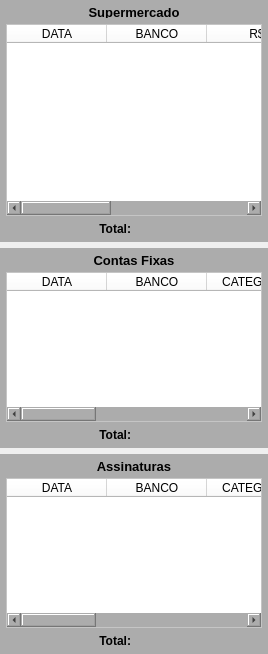
        <widget class="QWidget" name="widget_30" native="true">
         <layout class="QVBoxLayout" name="verticalLayout_14">
          <property name="spacing">
           <number>6</number>
          </property>
          <property name="leftMargin">
           <number>0</number>
          </property>
          <property name="topMargin">
           <number>0</number>
          </property>
          <property name="rightMargin">
           <number>0</number>
          </property>
          <property name="bottomMargin">
           <number>0</number>
          </property>
          <item>
           <widget class="QWidget" name="widget_16" native="true">
            <property name="minimumSize">
             <size>
              <width>0</width>
              <height>0</height>
             </size>
            </property>
            <property name="maximumSize">
             <size>
              <width>16777215</width>
              <height>16777215</height>
             </size>
            </property>
            <property name="styleSheet">
             <string notr="true">background-color: rgb(172, 172, 172);</string>
            </property>
            <layout class="QVBoxLayout" name="verticalLayout_13">
             <property name="spacing">
              <number>6</number>
             </property>
             <property name="leftMargin">
              <number>6</number>
             </property>
             <property name="topMargin">
              <number>6</number>
             </property>
             <property name="rightMargin">
              <number>6</number>
             </property>
             <property name="bottomMargin">
              <number>6</number>
             </property>
             <item>
              <widget class="QLabel" name="label_19">
               <property name="minimumSize">
                <size>
                 <width>0</width>
                 <height>12</height>
                </size>
               </property>
               <property name="maximumSize">
                <size>
                 <width>16777215</width>
                 <height>12</height>
                </size>
               </property>
               <property name="font">
                <font>
                 <pointsize>10</pointsize>
                 <weight>75</weight>
                 <bold>true</bold>
                </font>
               </property>
               <property name="text">
                <string>Supermercado</string>
               </property>
               <property name="alignment">
                <set>Qt::AlignCenter</set>
               </property>
              </widget>
             </item>
             <item>
              <widget class="QTableWidget" name="table_Supermercado">
               <property name="sizePolicy">
                <sizepolicy hsizetype="Preferred" vsizetype="Preferred">
                 <horstretch>0</horstretch>
                 <verstretch>0</verstretch>
                </sizepolicy>
               </property>
               <property name="styleSheet">
                <string notr="true">background-color: rgb(255, 255, 255);</string>
               </property>
               <column>
                <property name="text">
                 <string>DATA</string>
                </property>
               </column>
               <column>
                <property name="text">
                 <string>BANCO</string>
                </property>
               </column>
               <column>
                <property name="text">
                 <string>R$</string>
                </property>
               </column>
               <column>
                <property name="text">
                 <string>ESTABEL.</string>
                </property>
               </column>
               <column>
                <property name="text">
                 <string>OBS</string>
                </property>
               </column>
              </widget>
             </item>
             <item>
              <widget class="QWidget" name="widget_27" native="true">
               <property name="maximumSize">
                <size>
                 <width>16777215</width>
                 <height>18</height>
                </size>
               </property>
               <layout class="QHBoxLayout" name="horizontalLayout_15">
                <property name="leftMargin">
                 <number>0</number>
                </property>
                <property name="topMargin">
                 <number>0</number>
                </property>
                <property name="rightMargin">
                 <number>0</number>
                </property>
                <property name="bottomMargin">
                 <number>0</number>
                </property>
                <item>
                 <widget class="QLabel" name="label_23">
                  <property name="font">
                   <font>
                    <weight>75</weight>
                    <bold>true</bold>
                   </font>
                  </property>
                  <property name="text">
                   <string>Total:</string>
                  </property>
                  <property name="alignment">
                   <set>Qt::AlignRight|Qt::AlignTrailing|Qt::AlignVCenter</set>
                  </property>
                 </widget>
                </item>
                <item>
                 <widget class="QLabel" name="label_Mercado">
                  <property name="font">
                   <font>
                    <weight>75</weight>
                    <bold>true</bold>
                   </font>
                  </property>
                  <property name="text">
                   <string/>
                  </property>
                 </widget>
                </item>
               </layout>
              </widget>
             </item>
            </layout>
           </widget>
          </item>
          <item>
           <widget class="QWidget" name="widget_7" native="true">
            <property name="minimumSize">
             <size>
              <width>0</width>
              <height>0</height>
             </size>
            </property>
            <property name="maximumSize">
             <size>
              <width>16777215</width>
              <height>200</height>
             </size>
            </property>
            <property name="styleSheet">
             <string notr="true">background-color: rgb(172, 172, 172);</string>
            </property>
            <layout class="QVBoxLayout" name="verticalLayout_7">
             <property name="spacing">
              <number>6</number>
             </property>
             <property name="leftMargin">
              <number>6</number>
             </property>
             <property name="topMargin">
              <number>6</number>
             </property>
             <property name="rightMargin">
              <number>6</number>
             </property>
             <property name="bottomMargin">
              <number>6</number>
             </property>
             <item>
              <widget class="QLabel" name="label_5">
               <property name="minimumSize">
                <size>
                 <width>0</width>
                 <height>12</height>
                </size>
               </property>
               <property name="maximumSize">
                <size>
                 <width>16777215</width>
                 <height>12</height>
                </size>
               </property>
               <property name="font">
                <font>
                 <pointsize>10</pointsize>
                 <weight>75</weight>
                 <bold>true</bold>
                </font>
               </property>
               <property name="text">
                <string>Contas Fixas</string>
               </property>
               <property name="alignment">
                <set>Qt::AlignCenter</set>
               </property>
              </widget>
             </item>
             <item>
              <widget class="QTableWidget" name="table_ContaFixa">
               <property name="sizePolicy">
                <sizepolicy hsizetype="Preferred" vsizetype="Preferred">
                 <horstretch>0</horstretch>
                 <verstretch>0</verstretch>
                </sizepolicy>
               </property>
               <property name="font">
                <font>
                 <pointsize>8</pointsize>
                </font>
               </property>
               <property name="styleSheet">
                <string notr="true">background-color: rgb(255, 255, 255);</string>
               </property>
               <column>
                <property name="text">
                 <string>DATA</string>
                </property>
               </column>
               <column>
                <property name="text">
                 <string>BANCO</string>
                </property>
               </column>
               <column>
                <property name="text">
                 <string>CATEGORIA</string>
                </property>
               </column>
               <column>
                <property name="text">
                 <string>R$</string>
                </property>
               </column>
               <column>
                <property name="text">
                 <string>ESTABEL.</string>
                </property>
               </column>
               <column>
                <property name="text">
                 <string>OBS</string>
                </property>
               </column>
              </widget>
             </item>
             <item>
              <widget class="QWidget" name="widget_20" native="true">
               <property name="maximumSize">
                <size>
                 <width>16777215</width>
                 <height>18</height>
                </size>
               </property>
               <layout class="QHBoxLayout" name="horizontalLayout_8">
                <property name="leftMargin">
                 <number>0</number>
                </property>
                <property name="topMargin">
                 <number>0</number>
                </property>
                <property name="rightMargin">
                 <number>0</number>
                </property>
                <property name="bottomMargin">
                 <number>0</number>
                </property>
                <item>
                 <widget class="QLabel" name="label_4">
                  <property name="font">
                   <font>
                    <weight>75</weight>
                    <bold>true</bold>
                   </font>
                  </property>
                  <property name="text">
                   <string>Total:</string>
                  </property>
                  <property name="alignment">
                   <set>Qt::AlignRight|Qt::AlignTrailing|Qt::AlignVCenter</set>
                  </property>
                 </widget>
                </item>
                <item>
                 <widget class="QLabel" name="label_Fixa">
                  <property name="font">
                   <font>
                    <weight>75</weight>
                    <bold>true</bold>
                   </font>
                  </property>
                  <property name="text">
                   <string/>
                  </property>
                 </widget>
                </item>
               </layout>
              </widget>
             </item>
            </layout>
           </widget>
          </item>
          <item>
           <widget class="QWidget" name="widget_9" native="true">
            <property name="maximumSize">
             <size>
              <width>16777215</width>
              <height>200</height>
             </size>
            </property>
            <property name="styleSheet">
             <string notr="true">background-color: rgb(172, 172, 172);</string>
            </property>
            <layout class="QVBoxLayout" name="verticalLayout_6">
             <property name="spacing">
              <number>6</number>
             </property>
             <property name="leftMargin">
              <number>6</number>
             </property>
             <property name="topMargin">
              <number>6</number>
             </property>
             <property name="rightMargin">
              <number>6</number>
             </property>
             <property name="bottomMargin">
              <number>6</number>
             </property>
             <item>
              <widget class="QLabel" name="label_9">
               <property name="minimumSize">
                <size>
                 <width>0</width>
                 <height>12</height>
                </size>
               </property>
               <property name="maximumSize">
                <size>
                 <width>16777215</width>
                 <height>12</height>
                </size>
               </property>
               <property name="font">
                <font>
                 <pointsize>10</pointsize>
                 <weight>75</weight>
                 <bold>true</bold>
                </font>
               </property>
               <property name="text">
                <string>Assinaturas</string>
               </property>
               <property name="alignment">
                <set>Qt::AlignCenter</set>
               </property>
              </widget>
             </item>
             <item>
              <widget class="QTableWidget" name="table_Assinatura">
               <property name="sizePolicy">
                <sizepolicy hsizetype="Preferred" vsizetype="Preferred">
                 <horstretch>0</horstretch>
                 <verstretch>0</verstretch>
                </sizepolicy>
               </property>
               <property name="styleSheet">
                <string notr="true">background-color: rgb(255, 255, 255);</string>
               </property>
               <column>
                <property name="text">
                 <string>DATA</string>
                </property>
               </column>
               <column>
                <property name="text">
                 <string>BANCO</string>
                </property>
               </column>
               <column>
                <property name="text">
                 <string>CATEGORIA</string>
                </property>
               </column>
               <column>
                <property name="text">
                 <string>SAÍDA</string>
                </property>
               </column>
               <column>
                <property name="text">
                 <string>ESTABEL.</string>
                </property>
               </column>
               <column>
                <property name="text">
                 <string>OBS</string>
                </property>
               </column>
              </widget>
             </item>
             <item>
              <widget class="QWidget" name="widget_21" native="true">
               <property name="maximumSize">
                <size>
                 <width>16777215</width>
                 <height>18</height>
                </size>
               </property>
               <layout class="QHBoxLayout" name="horizontalLayout_9">
                <property name="leftMargin">
                 <number>0</number>
                </property>
                <property name="topMargin">
                 <number>0</number>
                </property>
                <property name="rightMargin">
                 <number>0</number>
                </property>
                <property name="bottomMargin">
                 <number>0</number>
                </property>
                <item>
                 <widget class="QLabel" name="label_10">
                  <property name="font">
                   <font>
                    <weight>75</weight>
                    <bold>true</bold>
                   </font>
                  </property>
                  <property name="text">
                   <string>Total:</string>
                  </property>
                  <property name="alignment">
                   <set>Qt::AlignRight|Qt::AlignTrailing|Qt::AlignVCenter</set>
                  </property>
                 </widget>
                </item>
                <item>
                 <widget class="QLabel" name="label_Assinatura">
                  <property name="font">
                   <font>
                    <weight>75</weight>
                    <bold>true</bold>
                   </font>
                  </property>
                  <property name="text">
                   <string/>
                  </property>
                 </widget>
                </item>
               </layout>
              </widget>
             </item>
            </layout>
           </widget>
          </item>
         </layout>
        </widget>
